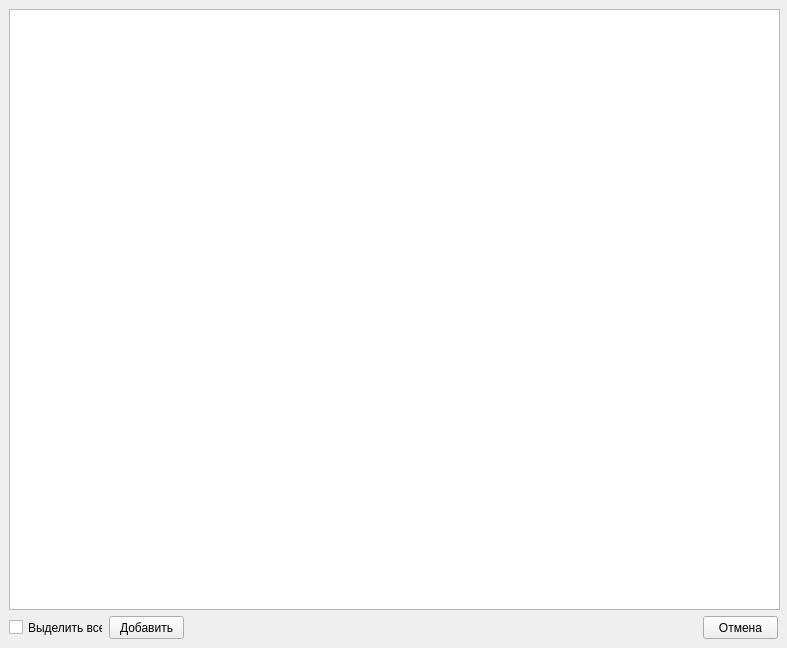
<?xml version="1.0" encoding="UTF-8"?>
<ui version="4.0">
 <class>SearchResultForm</class>
 <widget class="QWidget" name="SearchResultForm">
  <property name="geometry">
   <rect>
    <x>0</x>
    <y>0</y>
    <width>787</width>
    <height>648</height>
   </rect>
  </property>
  <property name="minimumSize">
   <size>
    <width>787</width>
    <height>648</height>
   </size>
  </property>
  <property name="maximumSize">
   <size>
    <width>787</width>
    <height>648</height>
   </size>
  </property>
  <property name="windowTitle">
   <string>Результаты поиска</string>
  </property>
  <property name="windowIcon">
   <iconset resource="resources/resources.qrc">
    <normaloff>:/images_ui/images/search.png</normaloff>:/images_ui/images/search.png</iconset>
  </property>
  <widget class="QTableView" name="tableView">
   <property name="geometry">
    <rect>
     <x>9</x>
     <y>9</y>
     <width>771</width>
     <height>601</height>
    </rect>
   </property>
   <property name="minimumSize">
    <size>
     <width>0</width>
     <height>0</height>
    </size>
   </property>
  </widget>
  <widget class="QCheckBox" name="checkBox">
   <property name="geometry">
    <rect>
     <x>9</x>
     <y>619</y>
     <width>94</width>
     <height>17</height>
    </rect>
   </property>
   <property name="text">
    <string>Выделить все</string>
   </property>
  </widget>
  <widget class="QPushButton" name="pushButton_AddTracks">
   <property name="geometry">
    <rect>
     <x>109</x>
     <y>616</y>
     <width>75</width>
     <height>23</height>
    </rect>
   </property>
   <property name="text">
    <string>Добавить</string>
   </property>
  </widget>
  <widget class="QPushButton" name="pushButton_Cancel">
   <property name="geometry">
    <rect>
     <x>703</x>
     <y>616</y>
     <width>75</width>
     <height>23</height>
    </rect>
   </property>
   <property name="text">
    <string>Отмена</string>
   </property>
  </widget>
 </widget>
 <resources>
  <include location="resources/resources.qrc"/>
 </resources>
 <connections/>
</ui>
